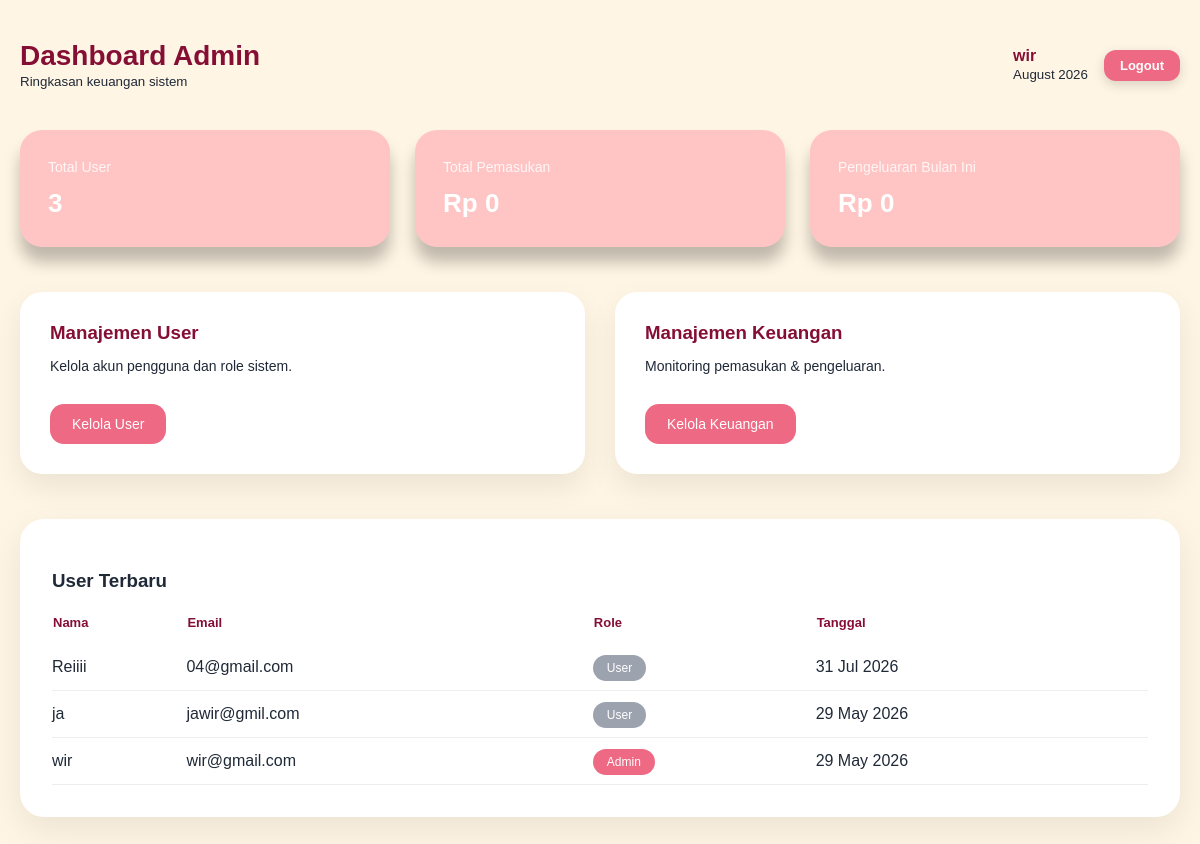
The page /admin/php/dashboard.php (signed in) on the database its author committed.
### tables this page shows
CREATE TABLE `users` (
  `id_user` int NOT NULL,
  `nama` varchar(100) NOT NULL,
  `email` varchar(100) NOT NULL,
  `password` varchar(255) NOT NULL,
  `created_at` timestamp NULL DEFAULT CURRENT_TIMESTAMP,
  `role` enum('admin','user') DEFAULT 'user'
);

### admin/php/dashboard.php (the view, shortened to what this page needs)
<?php
require '../../function.php';
$bulan = date('m');
$tahun = date('Y');
$total_user = mysqli_fetch_assoc(mysqli_query($db,"SELECT COUNT(*) total FROM users"))['total'] ?? 0;
$total_masuk = mysqli_fetch_assoc(mysqli_query($db,"SELECT SUM(nominal) total FROM transaksi WHERE jenis='Pemasukan'"))['total'] ?? 0;
$total_keluar = mysqli_fetch_assoc(mysqli_query($db,"SELECT SUM(nominal) total FROM transaksi WHERE jenis='Pengeluaran' AND MONTH(tanggal)='$bulan' AND YEAR(tanggal)='$tahun'"))['total'] ?? 0;
$qUser = mysqli_query($db,"SELECT nama,email,role,created_at FROM users ORDER BY created_at DESC LIMIT 5");
?>
<!DOCTYPE html>
<html lang="id">
<head>
<link rel="stylesheet" href="../css/dashboard.css">
<link href="https://unpkg.com/aos@2.3.1/dist/aos.css" rel="stylesheet">
</head>
<body>
<div class="container">
<div class="header" data-aos="fade-down">
    <div>
        <h1>Dashboard Admin</h1>
        <small>Ringkasan keuangan sistem</small>
    </div>
    <div class="header-right">
        <div class="user-info">
            <strong><?= htmlspecialchars($_SESSION['nama']) ?></strong><br>
            <small><?= date('F Y') ?></small>
        </div>
        <a href="../../login.php" class="logout-btn"
           onclick="return confirm('Yakin ingin logout?')">
            Logout
        </a>
    </div>
</div>
<div class="stats">
    <div class="stat-card" data-aos="zoom-in">
        <span>Total User</span>
        <h2><?= $total_user ?></h2>
    </div>
    <div class="stat-card success" data-aos="zoom-in" data-aos-delay="150">
        <span>Total Pemasukan</span>
        <h2>Rp <?= number_format($total_masuk,0,',','.') ?></h2>
    </div>
    <div class="stat-card danger" data-aos="zoom-in" data-aos-delay="300">
        <span>Pengeluaran Bulan Ini</span>
        <h2>Rp <?= number_format($total_keluar,0,',','.') ?></h2>
    </div>
</div>
<div class="menu">
    <div class="menu-card" data-aos="fade-right">
        <h3>Manajemen User</h3>
        <p>Kelola akun pengguna dan role sistem.</p>
        <a href="user.php">Kelola User</a>
    </div>
    <div class="menu-card" data-aos="fade-left">
        <h3>Manajemen Keuangan</h3>
        <p>Monitoring pemasukan & pengeluaran.</p>
        <a href="keuangan.php">Kelola Keuangan</a>
    </div>
</div>
<div class="table-box" data-aos="fade-up">
    <h3>User Terbaru</h3>
    <table>
        <thead>
            <tr>
                <th>Nama</th>
                <th>Email</th>
                <th>Role</th>
                <th>Tanggal</th>
            </tr>
        </thead>
        <tbody>
        <?php while($u=mysqli_fetch_assoc($qUser)): ?>
        <tr>
            <td><?= htmlspecialchars($u['nama']) ?></td>
            <td><?= htmlspecialchars($u['email']) ?></td>
            <td><span class="badge <?= $u['role']=='admin'?'admin':'user' ?>"><?= ucfirst($u['role']) ?></span></td>
            <td><?= date('d M Y',strtotime($u['created_at'])) ?></td>
        </tr>
        <?php endwhile; ?>
        </tbody>
    </table>
</div>
</div>
</body>
</html>

### admin/css/dashboard.css (style rules this page uses)
:root { --primary:#EE6983; --card:#FFFFFF; --text:#1F2937; --muted:#850E35; }
* { box-sizing:border-box }
body { margin:0; font-family:'poppins',sans-serif; background:#FFF5E4; color:var(--text); }
.container { max-width:1200px; margin:auto; padding:40px 20px; }
.header { display:flex; justify-content:space-between; align-items:center; margin-bottom:40px; }
.header h1 { font-size:28px; margin:0; color:var(--muted); }
strong { color:var(--muted); }
.header-right { display:flex; align-items:center; gap:16px; }
.logout-btn { background:#EE6983; color:white; padding:8px 16px; border-radius:12px; text-decoration:none; font-weight:600; font-size:13px; box-shadow:0 4px 12px rgba(0,0,0,.15); transition:.2s; }
.stats { display:grid; grid-template-columns:repeat(auto-fit,minmax(260px,1fr)); gap:25px; margin-bottom:45px; }
.stat-card { background:#FFC4C4; color:white; padding:28px; border-radius:22px; position:relative; box-shadow:0 15px 15px rgba(0, 0, 0, 0.25); }
.stat-card h2 { font-size:26px; margin:12px 0 0; }
.stat-card span { font-size:14px; opacity:.85; }
.menu { display:grid; grid-template-columns:repeat(auto-fit,minmax(300px,1fr)); gap:30px; margin-bottom:45px; }
.menu-card { background:var(--card); padding:30px; border-radius:22px; box-shadow:0 12px 30px rgba(0,0,0,.08); }
.menu-card h3 { margin:0; color:var(--muted); }
.menu-card p { font-size:14px; }
.menu-card a { display:inline-block; margin-top:16px; background:var(--primary); color:white; padding:12px 22px; border-radius:14px; text-decoration:none; font-size:14px; }
.table-box { background:var(--card); padding:32px; border-radius:24px; box-shadow:0 12px 35px rgba(0,0,0,.08); }
.table-box h3 { margin-bottom:22px; }
table { width:100%; border-collapse:collapse; }
th { text-align:left; color:var(--muted); font-size:13px; padding-bottom:14px; }
td { padding:14px 0; border-bottom:1px solid #eee; }
.badge { padding:6px 14px; border-radius:999px; font-size:12px; color:white; }
.admin { background:var(--primary) }
.user { background:#9CA3AF }

### rows shown on the page
users: nama "Reiiii", email "04@gmail.com", role "User", created_at "31 Jul 2026"
users: nama "ja", email "jawir@gmil.com", role "User", created_at "29 May 2026"
users: nama "wir", email "wir@gmail.com", role "Admin", created_at "29 May 2026"

### other values the page prints
$_SESSION['nama'] "wir"
$total_user "3"
$total_masuk "0"
$total_keluar "0"
